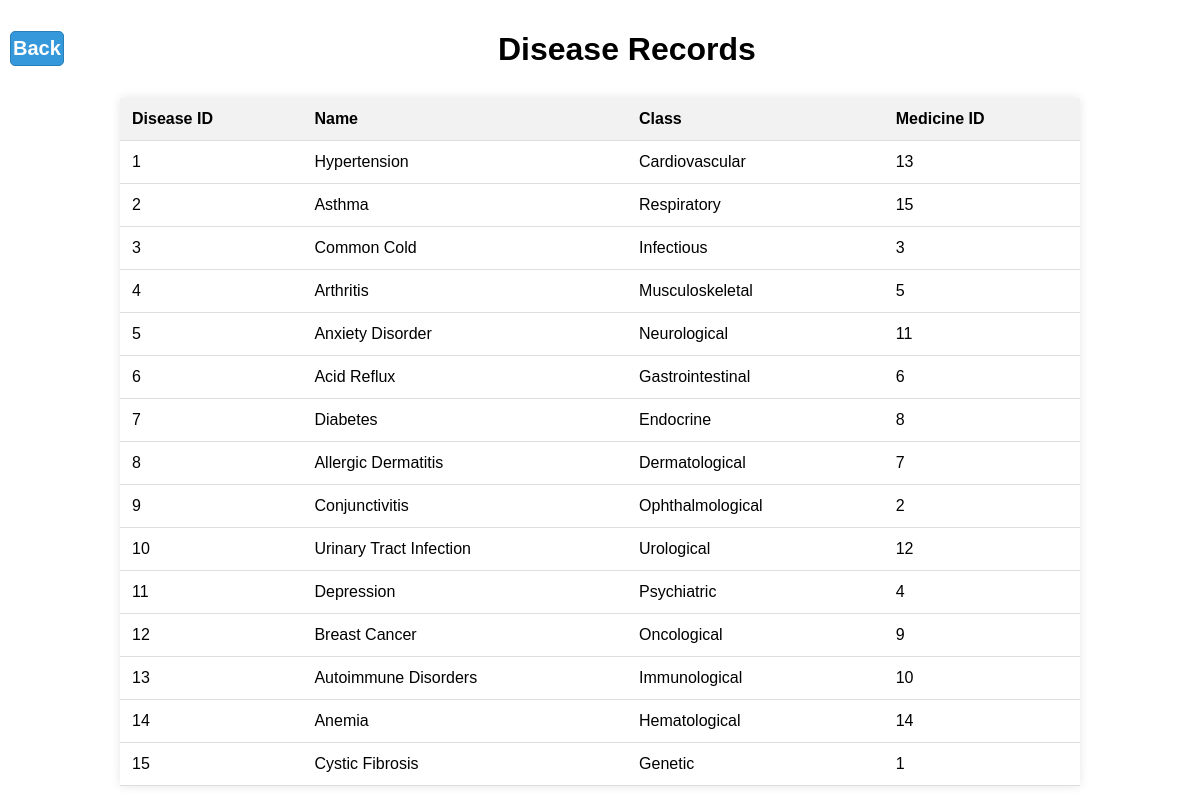
The page /CONTENTS/disview.php on the database its author committed.
### tables this page shows
CREATE TABLE `disease` (
  `dis_id` int(11) NOT NULL,
  `dis_name` varchar(100) DEFAULT NULL,
  `dis_class` varchar(50) DEFAULT NULL,
  `med_id` int(11) DEFAULT NULL
);

### CONTENTS/disview.php (the view, shortened to what this page needs)
<!DOCTYPE HTML>
<html lang="en">
<head><link rel="icon" href="administrator.png">
</head>
<body>
<h1><a class="back-button" href="main.php">Back</a>Disease Records</h1>
    <table>
        <tr>
            <th>Disease ID</th>
            <th>Name</th>
            <th>Class</th>
            <th>Medicine ID</th>
        </tr>
        <?php
        $link = mysqli_connect("localhost", "root", "", "dbms");
        $query = "SELECT * FROM disease";
        $result = mysqli_query($link, $query);
        if ($result) {
            while ($row = mysqli_fetch_assoc($result)) {
                echo "<tr>";
                echo "<td>{$row['dis_id']}</td>";
                echo "<td>{$row['dis_name']}</td>";
                echo "<td>{$row['dis_class']}</td>";
                echo "<td>{$row['med_id']}</td>";
                echo "</tr>";
            }
        } else {
            echo "Error in query execution: " . mysqli_error($link);
        }
        ?>
    </table>
</body>
</html>

### CONTENTS/disview.php (style rules this page uses)
body { background-image: url("https://us.123rf.com/450wm/jardelbassi/jardelbassi2304/jardelbassi230401147/203506317-pharmacy-and-drugstore-blur-background-with-bokeh-image.jpg?ver=6"); background-repeat: no-repeat; background-attachment: fixed; background-size: cover; margin: 0; font-family: Arial, sans-serif; }
h1 { text-align: center; background-color: white; padding: 10px; margin-bottom: 0; }
table { border-collapse: collapse; width: 80%; margin: 20px auto; background-color: white; box-shadow: 0 0 10px rgba(0, 0, 0, 0.1); }
th, td { padding: 12px; text-align: left; border-bottom: 1px solid #ddd; }
th { background-color: #f2f2f2; }
.back-button { display: inline-block; padding: 5px 2px; text-decoration: none; font-size:20px; background-color: #3498db; color: #fff; border: 1px solid #2980b9; border-radius: 5px; transition: background-color 0.3s; float:left; }

### rows shown on the page
disease: dis_id "1", dis_name "Hypertension", dis_class "Cardiovascular", med "13"
disease: dis_id "2", dis_name "Asthma", dis_class "Respiratory", med "15"
disease: dis_id "3", dis_name "Common Cold", dis_class "Infectious", med "3"
disease: dis_id "4", dis_name "Arthritis", dis_class "Musculoskeletal", med "5"
disease: dis_id "5", dis_name "Anxiety Disorder", dis_class "Neurological", med "11"
disease: dis_id "6", dis_name "Acid Reflux", dis_class "Gastrointestinal", med "6"
disease: dis_id "7", dis_name "Diabetes", dis_class "Endocrine", med "8"
disease: dis_id "8", dis_name "Allergic Dermatitis", dis_class "Dermatological", med "7"
disease: dis_id "9", dis_name "Conjunctivitis", dis_class "Ophthalmological", med "2"
disease: dis_id "10", dis_name "Urinary Tract Infection", dis_class "Urological", med "12"
disease: dis_id "11", dis_name "Depression", dis_class "Psychiatric", med "4"
disease: dis_id "12", dis_name "Breast Cancer", dis_class "Oncological", med "9"
disease: dis_id "13", dis_name "Autoimmune Disorders", dis_class "Immunological", med "10"
disease: dis_id "14", dis_name "Anemia", dis_class "Hematological", med "14"
disease: dis_id "15", dis_name "Cystic Fibrosis", dis_class "Genetic", med "1"
